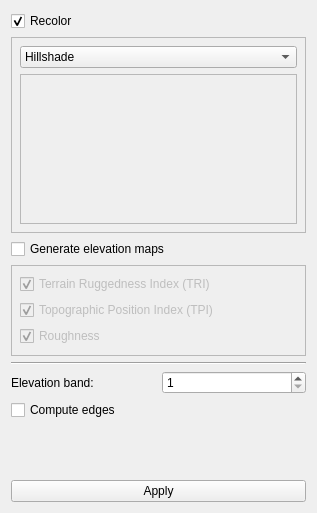
<?xml version="1.0" encoding="UTF-8"?>
<ui version="4.0">
 <class>HeightMapWidget</class>
 <widget class="QWidget" name="HeightMapWidget">
  <property name="geometry">
   <rect>
    <x>0</x>
    <y>0</y>
    <width>317</width>
    <height>513</height>
   </rect>
  </property>
  <property name="windowTitle">
   <string>Form</string>
  </property>
  <layout class="QVBoxLayout" name="verticalLayout_2">
   <item>
    <widget class="QCheckBox" name="recolorCheckBox">
     <property name="text">
      <string>Recolor</string>
     </property>
     <property name="checked">
      <bool>true</bool>
     </property>
    </widget>
   </item>
   <item>
    <widget class="QFrame" name="recolorFrame">
     <property name="frameShape">
      <enum>QFrame::StyledPanel</enum>
     </property>
     <property name="frameShadow">
      <enum>QFrame::Raised</enum>
     </property>
     <layout class="QVBoxLayout" name="verticalLayout">
      <property name="leftMargin">
       <number>8</number>
      </property>
      <property name="topMargin">
       <number>8</number>
      </property>
      <property name="rightMargin">
       <number>8</number>
      </property>
      <property name="bottomMargin">
       <number>8</number>
      </property>
      <item>
       <widget class="QComboBox" name="colorModeComboBox">
        <item>
         <property name="text">
          <string>Hillshade</string>
         </property>
        </item>
        <item>
         <property name="text">
          <string>Slope</string>
         </property>
        </item>
        <item>
         <property name="text">
          <string>Aspect</string>
         </property>
        </item>
        <item>
         <property name="text">
          <string>Color relief</string>
         </property>
        </item>
       </widget>
      </item>
      <item>
       <widget class="QScrollArea" name="recolorScrollArea">
        <property name="minimumSize">
         <size>
          <width>0</width>
          <height>150</height>
         </size>
        </property>
        <property name="widgetResizable">
         <bool>true</bool>
        </property>
        <widget class="QWidget" name="scrollAreaWidgetContents">
         <property name="geometry">
          <rect>
           <x>0</x>
           <y>0</y>
           <width>281</width>
           <height>148</height>
          </rect>
         </property>
        </widget>
       </widget>
      </item>
     </layout>
    </widget>
   </item>
   <item>
    <widget class="QCheckBox" name="mapsCheckBox">
     <property name="text">
      <string>Generate elevation maps</string>
     </property>
     <property name="checked">
      <bool>false</bool>
     </property>
    </widget>
   </item>
   <item>
    <widget class="QFrame" name="mapsFrame">
     <property name="enabled">
      <bool>false</bool>
     </property>
     <property name="frameShape">
      <enum>QFrame::StyledPanel</enum>
     </property>
     <property name="frameShadow">
      <enum>QFrame::Raised</enum>
     </property>
     <layout class="QGridLayout" name="gridLayout">
      <property name="leftMargin">
       <number>8</number>
      </property>
      <property name="topMargin">
       <number>8</number>
      </property>
      <property name="rightMargin">
       <number>8</number>
      </property>
      <item row="0" column="0">
       <widget class="QCheckBox" name="triCheckBox">
        <property name="text">
         <string>Terrain Ruggedness Index (TRI)</string>
        </property>
        <property name="checked">
         <bool>true</bool>
        </property>
       </widget>
      </item>
      <item row="1" column="0">
       <widget class="QCheckBox" name="tpiCheckBox">
        <property name="text">
         <string>Topographic Position Index (TPI)</string>
        </property>
        <property name="checked">
         <bool>true</bool>
        </property>
       </widget>
      </item>
      <item row="2" column="0">
       <widget class="QCheckBox" name="roughCheckBox">
        <property name="text">
         <string>Roughness</string>
        </property>
        <property name="checked">
         <bool>true</bool>
        </property>
       </widget>
      </item>
     </layout>
    </widget>
   </item>
   <item>
    <widget class="Line" name="line">
     <property name="orientation">
      <enum>Qt::Horizontal</enum>
     </property>
    </widget>
   </item>
   <item>
    <layout class="QHBoxLayout" name="horizontalLayout">
     <item>
      <widget class="QLabel" name="label">
       <property name="text">
        <string>Elevation band:</string>
       </property>
      </widget>
     </item>
     <item>
      <widget class="QSpinBox" name="bandSpinBox">
       <property name="minimum">
        <number>1</number>
       </property>
       <property name="maximum">
        <number>10</number>
       </property>
      </widget>
     </item>
    </layout>
   </item>
   <item>
    <widget class="QCheckBox" name="edgesCheckBox">
     <property name="text">
      <string>Compute edges</string>
     </property>
    </widget>
   </item>
   <item>
    <spacer name="verticalSpacer">
     <property name="orientation">
      <enum>Qt::Vertical</enum>
     </property>
     <property name="sizeHint" stdset="0">
      <size>
       <width>20</width>
       <height>40</height>
      </size>
     </property>
    </spacer>
   </item>
   <item>
    <widget class="QPushButton" name="applyButton">
     <property name="text">
      <string>Apply</string>
     </property>
     <property name="iconSize">
      <size>
       <width>24</width>
       <height>24</height>
      </size>
     </property>
    </widget>
   </item>
  </layout>
 </widget>
 <resources/>
 <connections>
  <connection>
   <sender>recolorCheckBox</sender>
   <signal>toggled(bool)</signal>
   <receiver>recolorFrame</receiver>
   <slot>setEnabled(bool)</slot>
   <hints>
    <hint type="sourcelabel">
     <x>41</x>
     <y>34</y>
    </hint>
    <hint type="destinationlabel">
     <x>305</x>
     <y>83</y>
    </hint>
   </hints>
  </connection>
  <connection>
   <sender>mapsCheckBox</sender>
   <signal>toggled(bool)</signal>
   <receiver>mapsFrame</receiver>
   <slot>setEnabled(bool)</slot>
   <hints>
    <hint type="sourcelabel">
     <x>132</x>
     <y>268</y>
    </hint>
    <hint type="destinationlabel">
     <x>301</x>
     <y>286</y>
    </hint>
   </hints>
  </connection>
 </connections>
</ui>
